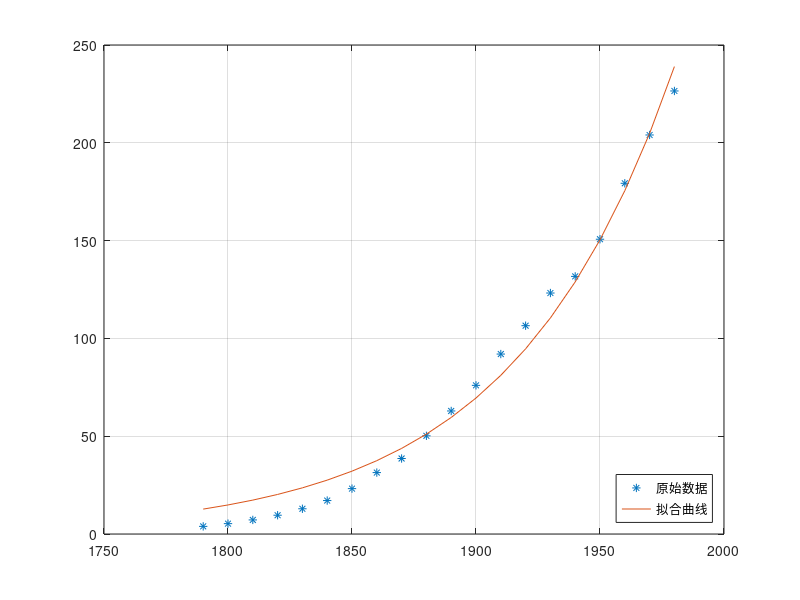

The MATLAB script that drew this image:
clc;clear;
format long
t=1790:10:1980;
x=[3.9,5.3,7.2,9.6,12.9,17.1,23.2,31.4,38.6,50.2,62.9,76.0,92.0,106.5,123.2,131.7,150.7,179.3,204.0,226.5];
a=[ 1.7347e-11   0.015277628];
% 非线性最小二乘法
F=@(a,t)(a(1).*exp(a(2).*t));
[A,r]=lsqcurvefit(F,a,t,x)

%绘图机制
plot(t,x,'*')
hold on;
plot(t,A(1).*exp(A(2).*t));
grid on
legend('原始数据','拟合曲线','Location','SouthEast')
